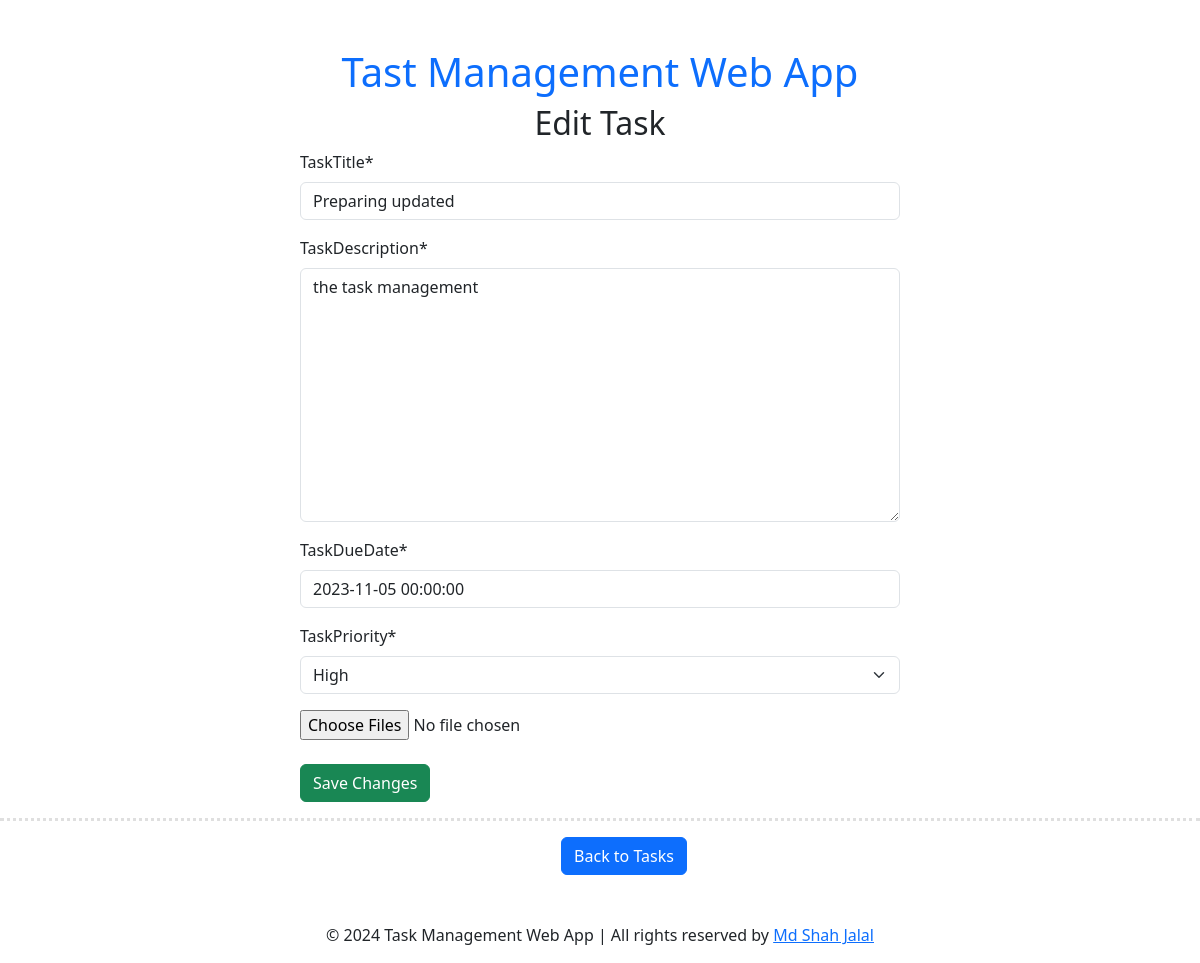
Page /edit_task/7/ on the earlier database version.
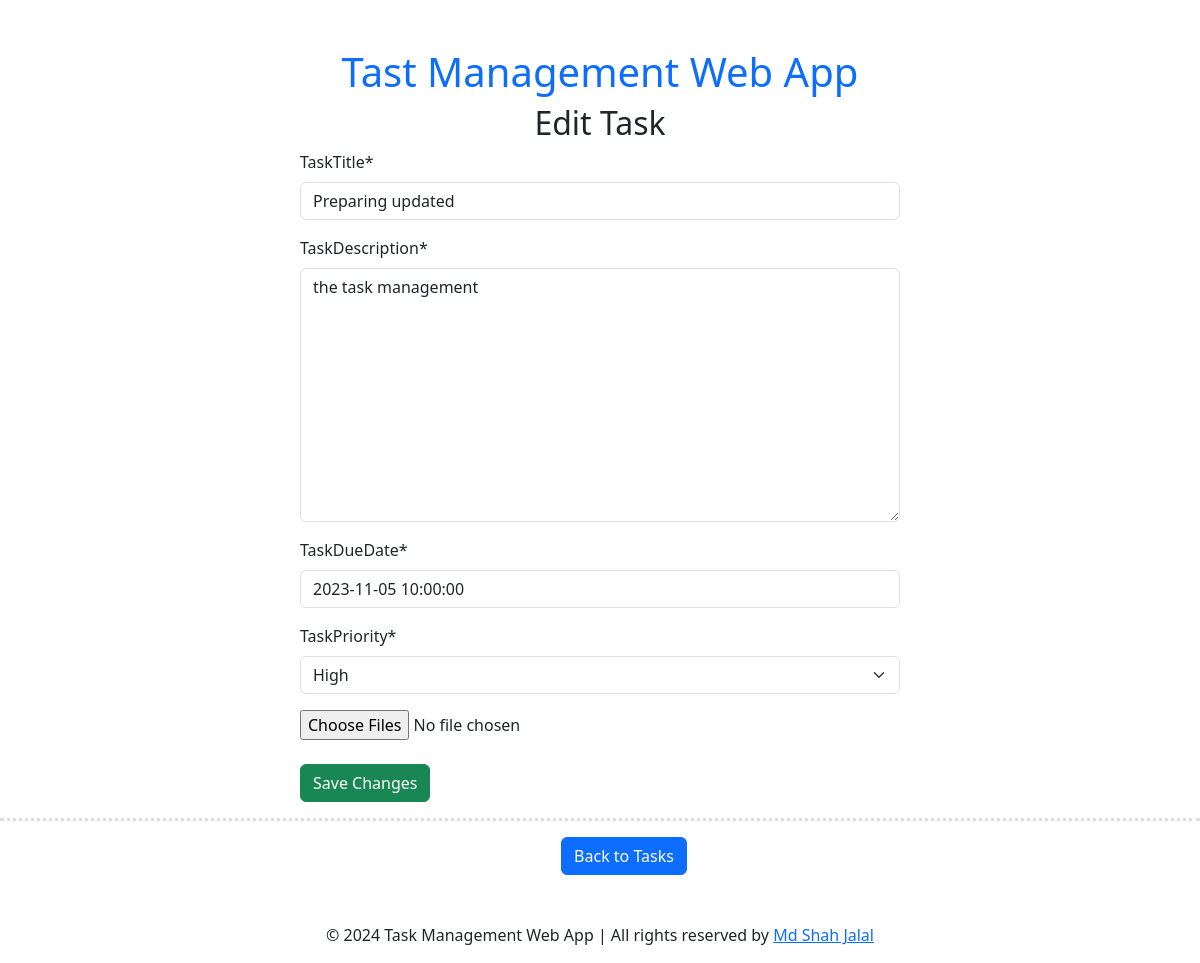
Same page on the later database version.
### todoapp/models.py (models this page shows, shortened)
class TaskModel(models.Model):
    taskTitle = models.CharField(max_length=100)
    taskDescription = models.TextField()
    is_completed = models.BooleanField(default=False)
    taskDueDate = models.DateTimeField(default=timezone.now)
    taskPriority = models.CharField(max_length=20, choices=[
        ('low', 'Low'),
        ('medium', 'Medium'),
        ('high', 'High'),
    ])
    images = models.ManyToManyField('Photo', related_name='tasks', blank=True)
    created_at = models.DateTimeField(default=timezone.now)  # Use timezone.now to set the current timestamp
    updated_at = models.DateTimeField(auto_now=True)  # This field will automatically update on every save

### todoapp/views.py (the view)
# urls.py: path('edit_task/<int:task_id>/', edit_task, name='edit_task'),
def edit_task(request, task_id):
    task = TaskModel.objects.get(pk=task_id)
    user_timezone = request.session.get('user_timezone', 'UTC')  # Retrieve the user's time zone
    if request.method == 'POST':
        form = TaskForm(request.POST, request.FILES, instance=task)
        if form.is_valid():
            for image in task.images.all():
                default_storage.delete(image.image.name)
                image.delete()
            for image in request.FILES.getlist('images'):
                photo = Photo(image=image)
                photo.save()
                task.images.add(photo)
            task = form.save()
            return redirect('show_tasks')
    else:
        form = TaskForm(instance=task)
    return render(request, 'edit_task.html', {'form': form, 'task': task, 'user_timezone': user_timezone})

### todoapp/forms.py
class TaskForm(forms.ModelForm):
    class Meta:
        model = TaskModel
        fields = ('taskTitle', 'taskDescription', 'taskDueDate', 'taskPriority')

### todoapp/templates/edit_task.html (shortened to what this page needs)
{% extends 'base.html' %}
{% load crispy_forms_tags %}
{% block content %}
<div class="w-50 m-auto">
    <h2 class="text-center">Edit Task</h2>
    <form method="post" enctype="multipart/form-data">
        {{ form | crispy }}
        <input type="file" name="images" id="id_images" multiple>
        <br/> <br/>
        <button class="btn btn-success" type="submit">Save Changes</button>
    </form>
</div>
<hr style="border-top: 3px dotted #838282;" class="dotted">
<div class="text-center">
    <a class="btn btn-primary ms-5" href="{% url 'show_tasks' %}">Back to Tasks</a>
</div>
{% endblock %}

Differences in the rows shown:
changed TaskModel "Preparing updated": taskDueDate "2023-11-05 00:00:00" → "2023-11-05 10:00:00"
